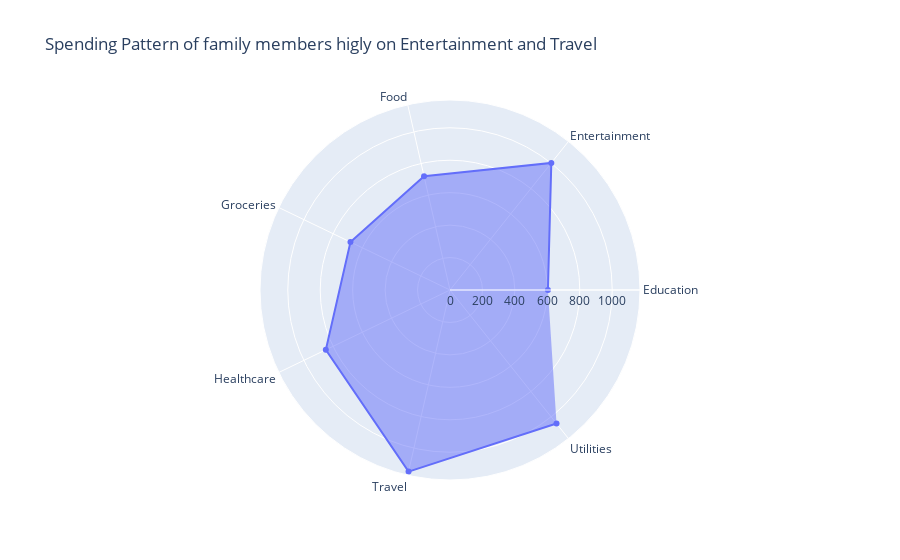

Write notebook code for a chart like this one.
### Code cell
import plotly.graph_objects as go

# Compute average spending pattern for Cluster 0
cluster_0_avg = pivot_spending[pivot_spending['Cluster'] == 0].mean().drop('Cluster')

# Radar chart
radar_fig = go.Figure()
radar_fig.add_trace(go.Scatterpolar(
    r=cluster_0_avg.values,
    theta=cluster_0_avg.index,
    fill='toself',
    name='Cluster 0 Average Spending'
))

radar_fig.update_layout(
    polar=dict(radialaxis=dict(visible=True)),
    title="Spending Pattern of family members higly on Entertainment and Travel"
)
radar_fig.show()

### Figure 1 — Plotly figure (JSON) as saved in the notebook; plotly's stock layout.template omitted (floating-point values rounded to 4 significant figures)
{"data": [{"fill": "toself", "name": "Cluster 0 Average Spending", "r": [603.6, 1002.0, 719.2, 681.1, 849.6, 1148.0, 1053.0], "theta": ["Education", "Entertainment", "Food", "Groceries", "Healthcare", "Travel", "Utilities"], "type": "scatterpolar"}], "layout": {"polar": {"radialaxis": {"visible": true}}, "title": {"text": "Spending Pattern of family members higly on Entertainment and Travel"}}}
